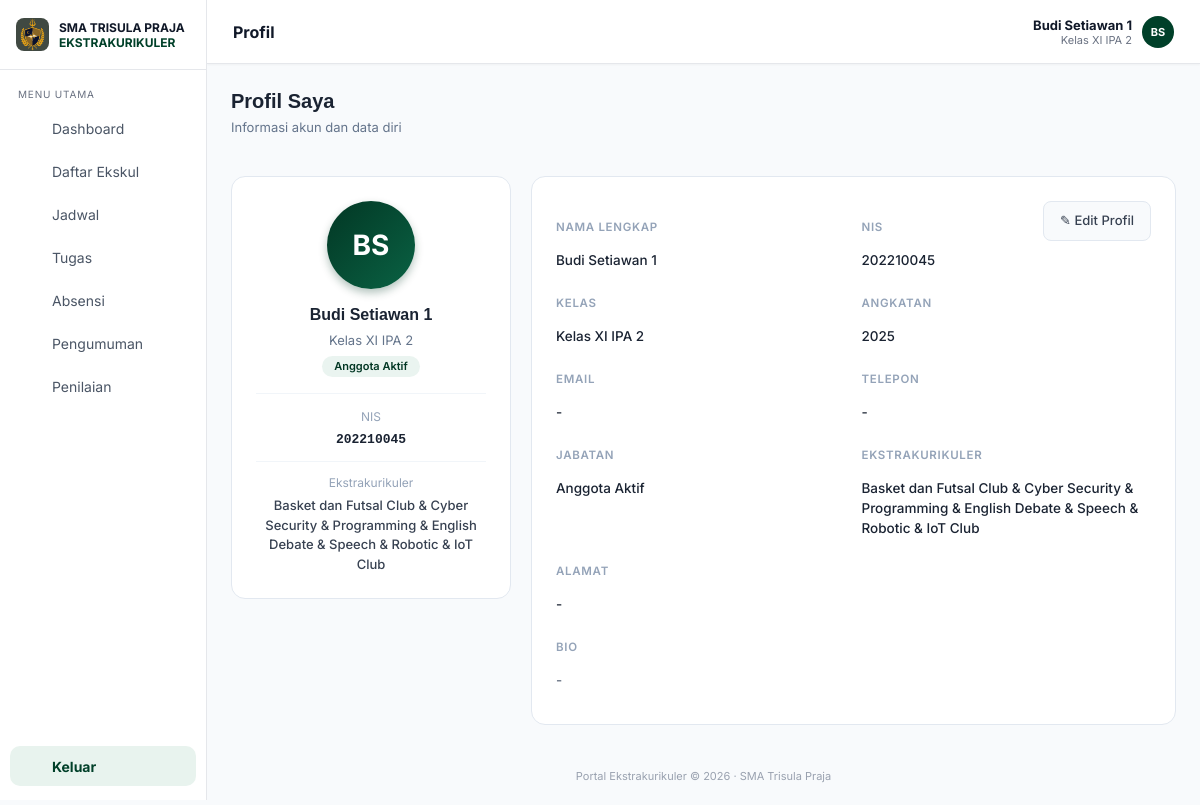
Page /portal-trisula/profil.php (signed in) on the committed database.
### tables this page shows
CREATE TABLE `users` (
  `id` int UNSIGNED NOT NULL,
  `username` varchar(50) NOT NULL,
  `password` varchar(255) NOT NULL,
  `nama` varchar(100) NOT NULL,
  `role` enum('siswa','pembimbing') NOT NULL DEFAULT 'siswa',
  `nis` varchar(20) DEFAULT NULL,
  `angkatan` year DEFAULT NULL,
  `kelas` varchar(30) DEFAULT NULL,
  `created_at` timestamp NULL DEFAULT CURRENT_TIMESTAMP
);

CREATE TABLE `siswa_profil` (
  `user_id` int UNSIGNED NOT NULL,
  `email` varchar(120) NOT NULL DEFAULT '',
  `telepon` varchar(20) NOT NULL DEFAULT '',
  `alamat` varchar(255) NOT NULL DEFAULT '',
  `bio` text,
  `updated_at` timestamp NOT NULL DEFAULT CURRENT_TIMESTAMP ON UPDATE CURRENT_TIMESTAMP
);

### portal-trisula/includes/auth.php (called while the page is built, shortened)
<?php
function e(?string $v): string
{
    return htmlspecialchars($v ?? '', ENT_QUOTES, 'UTF-8');
}

### portal-trisula/profil.php (the view, shortened to what this page needs)
<?php
require_once __DIR__ . '/includes/auth.php';
require_once __DIR__ . '/includes/siswa_layout.php';
$pdo  = db();
$user = require_role('siswa');
$st = $pdo->prepare('SELECT * FROM users WHERE id = ?');
$st->execute([$user['id']]);
$user = array_merge($user, $st->fetch(PDO::FETCH_ASSOC) ?: []);
$edit   = isset($_GET['edit']) && $_GET['edit'] === '1';
$st = $pdo->prepare('SELECT email, telepon, alamat, bio FROM siswa_profil WHERE user_id = ?');
$st->execute([$user['id']]);
$extra = $st->fetch(PDO::FETCH_ASSOC) ?: ['email' => '', 'telepon' => '', 'alamat' => '', 'bio' => ''];
$st = $pdo->prepare("SELECT e.nama FROM pendaftaran p JOIN ekskul e ON e.id = p.ekskul_id
                     WHERE p.siswa_id = ? AND p.status = 'disetujui' ORDER BY e.nama");
$st->execute([$user['id']]);
$ekskulList = $st->fetchAll(PDO::FETCH_COLUMN);
$ekskul = $ekskulList ? implode(' & ', $ekskulList) : '-';
siswa_header('Profil', 'profil', $user);
?>
<div class="pf-head">
    <h1>Profil Saya</h1>
    <p>Informasi akun dan data diri</p>
</div>
<div class="pf-grid">
    <aside class="pf-card pf-side">
        <div class="pf-avatar"><?= e(initials($user['nama'])) ?></div>
        <h2><?= e($user['nama']) ?></h2>
        <p class="kelas"><?= e($user['kelas'] ?? '') ?></p>
        <span class="pf-badge"><?= e($user['jabatan'] ?? 'Anggota Aktif') ?></span>
        <div class="pf-meta"><small>NIS</small><b class="nis"><?= e($user['nis'] ?? '') ?></b></div>
        <div class="pf-meta"><small>Ekstrakurikuler</small><b><?= e($ekskul) ?></b></div>
    </aside>
    <section class="pf-card pf-main">
        <?php if (!$edit): ?>
            <div class="pf-actions"><a class="pf-btn" href="profil.php?edit=1">✎ Edit Profil</a></div>
            <div class="pf-fields">
                <div class="pf-field"><span class="lbl">Nama Lengkap</span><div class="val"><?= e($user['nama']) ?></div></div>
                <div class="pf-field"><span class="lbl">NIS</span><div class="val"><?= e($user['nis'] ?? '') ?></div></div>
                <div class="pf-field"><span class="lbl">Kelas</span><div class="val"><?= e($user['kelas'] ?? '') ?></div></div>
                <div class="pf-field"><span class="lbl">Angkatan</span><div class="val"><?= e($user['angkatan'] ?? '-') ?></div></div>
                <div class="pf-field"><span class="lbl">Email</span><div class="val"><?= e($extra['email'] ?: '-') ?></div></div>
                <div class="pf-field"><span class="lbl">Telepon</span><div class="val"><?= e($extra['telepon'] ?: '-') ?></div></div>
                <div class="pf-field"><span class="lbl">Jabatan</span><div class="val"><?= e($user['jabatan'] ?? 'Anggota Aktif') ?></div></div>
                <div class="pf-field"><span class="lbl">Ekstrakurikuler</span><div class="val"><?= e($ekskul) ?></div></div>
                <div class="pf-field full"><span class="lbl">Alamat</span><div class="val"><?= e($extra['alamat'] ?: '-') ?></div></div>
                <div class="pf-field full"><span class="lbl">Bio</span><div class="val bio"><?= e($extra['bio'] ?: '-') ?></div></div>
            </div>
        <?php endif; ?>
    </section>
</div>
<?php siswa_footer(); ?>

### portal-trisula/includes/siswa_layout.php (shortened to what this page needs)
<?php
function icon(string $name): string
{
    $p = [
        'dashboard'  => '<rect x="3" y="3" width="7" height="7" rx="1"/><rect x="14" y="3" width="7" height="7" rx="1"/><rect x="3" y="14" width="7" height="7" rx="1"/><rect x="14" y="14" width="7" height="7" rx="1"/>',
        'ekskul'     => '<path d="M8 6h13M8 12h13M8 18h13"/><circle cx="4" cy="6" r="1"/><circle cx="4" cy="12" r="1"/><circle cx="4" cy="18" r="1"/>',
        'jadwal'     => '<rect x="3" y="5" width="18" height="16" rx="2"/><path d="M3 10h18M8 3v4M16 3v4"/>',
        'tugas'      => '<rect x="5" y="4" width="14" height="17" rx="2"/><path d="M9 4h6v3H9zM9 12h6M9 16h6"/>',
        'absensi'    => '<circle cx="12" cy="8" r="4"/><path d="M4 21a8 8 0 0 1 16 0"/>',
        'pengumuman' => '<rect x="3" y="7" width="18" height="12" rx="2"/><path d="M9 7V5h6v2"/>',
        'penilaian'  => '<path d="M6 20V10M12 20V4M18 20v-7"/>',
        'keluar'     => '<path d="M9 21H5a2 2 0 0 1-2-2V5a2 2 0 0 1 2-2h4M16 17l5-5-5-5M21 12H9"/>',
    ];
    return '<svg viewBox="0 0 24 24" width="20" height="20" fill="none" stroke="currentColor" stroke-width="1.8" stroke-linecap="round" stroke-linejoin="round" aria-hidden="true">' . ($p[$name] ?? '') . '</svg>';
}
function initials(string $nama): string
{
    $nama  = trim(explode(',', $nama)[0]);
    $parts = preg_split('/\s+/', $nama) ?: [];
    $out   = '';
    foreach (array_slice($parts, 0, 2) as $w) {
        $out .= mb_strtoupper(mb_substr($w, 0, 1));
    }
    return $out;
}
function siswa_header(string $title, string $active, array $user): void
{
    $menu = [
        'dashboard'  => ['Dashboard',    'dashboard_siswa.php'],
        'ekskul'     => ['Daftar Ekskul', 'daftar_ekskul.php'],
        'jadwal'     => ['Jadwal',       'jadwal.php'],
        'tugas'      => ['Tugas',        'tugas.php'],
        'absensi'    => ['Absensi',      'absensi.php'],
        'pengumuman' => ['Pengumuman',   'pengumuman.php'],
        'penilaian'  => ['Penilaian',    'penilaian.php'],
    ];
    ?>
<!DOCTYPE html>
<html lang="id">
<head>
    <link rel="stylesheet" href="assets/css/dashboard.css">
</head>
<body class="app">
<aside class="sidebar">
    <div class="brand">
        <img src="assets/img/logo.png" alt="" onerror="this.style.visibility='hidden'">
        <div><b>SMA TRISULA PRAJA</b><span>EKSTRAKURIKULER</span></div>
    </div>
    <p class="menu-label">MENU UTAMA</p>
    <nav>
        <?php foreach ($menu as $key => [$label, $href]): ?>
            <a href="<?= e($href) ?>" class="<?= $key === $active ? 'active' : '' ?>">
                <?= icon($key) ?> <span><?= e($label) ?></span>
            </a>
        <?php endforeach; ?>
    </nav>
    <a href="logout.php" class="logout"><?= icon('keluar') ?> <span>Keluar</span></a>
</aside>
<div class="content">
    <header class="top">
        <h1><?= e($title) ?></h1>
        <a href="profil.php" class="who" style="text-decoration:none;color:inherit">
            <span class="avatar" style="background:#004029"><?= e(initials($user['nama'])) ?></span>
            <div><b><?= e($user['nama']) ?></b><small><?= e($user['kelas'] ?? '') ?></small></div>
        </a>
    </header>
    <main class="page">
<?php
}
function siswa_footer(): void
{
    ?>
    </main>
    <footer class="foot">Portal Ekstrakurikuler © <?= date('Y') ?> · SMA Trisula Praja</footer>
</div>
</body>
</html>
<?php
}

### rows in the picture
users: nama "BS", nama "Budi Setiawan 1", kelas "Kelas XI IPA 2", nis "202210045", angkatan "2025"
siswa_profil: email "-", telepon "-", alamat "-", bio "-"

### other values in the picture
$label "Dashboard"
$label "Daftar Ekskul"
$label "Jadwal"
$label "Tugas"
$label "Absensi"
$label "Pengumuman"
$label "Penilaian"
$title "Profil"
$user['jabatan'] "Anggota Aktif"
$ekskul "Basket dan Futsal Club & Cyber Security & Programming & English Debate & Speech & Robotic & IoT Club"
